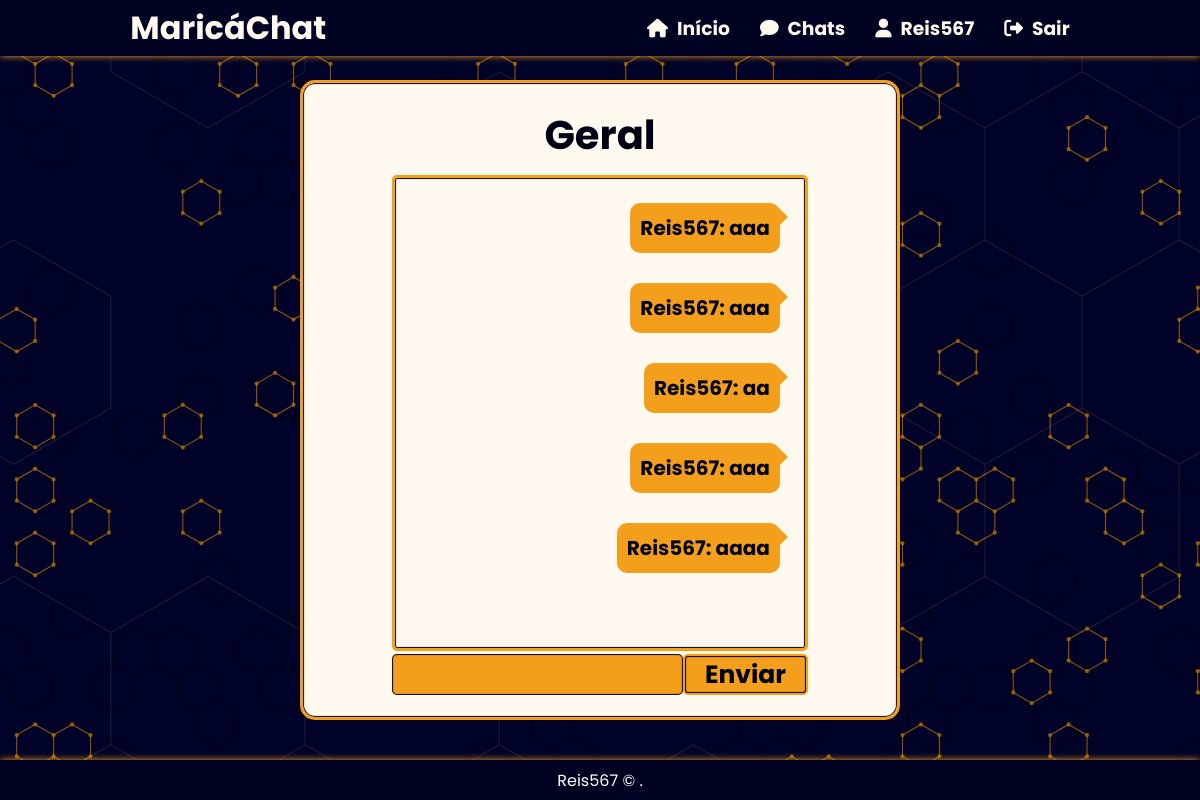
The page /chat/room/geral/ (signed in) on the database its author committed.
### chat/models.py (models this page shows, shortened)
class Room(models.Model):
    class Meta:
        verbose_name = 'Sala'
        verbose_name_plural = 'Salas'
    name = models.CharField(max_length=20)
    slug = models.SlugField(max_length=50)
    users = models.ManyToManyField(User)

class Message(models.Model):
    class Meta:
        verbose_name = 'Mensagem'
        verbose_name_plural = 'Mensagens'
    content = models.TextField()
    user = models.ForeignKey(User, on_delete=models.CASCADE)
    room = models.ForeignKey(Room, on_delete=models.CASCADE)
    created_on = models.DateTimeField(auto_now_add=True)
    def __str__(self):
        return f'{self.user.username}: {self.content}'  # Retorna o nome do usuário e o conteúdo da mensagem

### chat/views.py (the view)
# urls.py: path('room/<str:slug>/',views.room, name='room'),
@login_required
def room(request, slug):
    try:
        room_name = Room.objects.get(slug=slug).name
        messages = Message.objects.filter(room=Room.objects.get(slug=slug))
        user_profile = UserProfile.objects.get(user=request.user)
        username = user_profile.user.username
    except Room.DoesNotExist:
        return HttpResponse("A sala não existe.", status=404)
    return render(request,
                  "room.html",
            {
                "room_name":room_name,
                "slug":slug,
                'messages':messages,
                'user_name':username,
                'user_profile':user_profile})

### templates/room.html (shortened to what this page needs)
{% extends "base.html" %}
{% block content %}
<section class="chat_room">
      <div class="chat_room-content">
            <div class="chat_room-title">
                  <h1>{{ room_name }}</h1>
            </div>
            <div class="chat_room-messages" id="id_chat_item_container" style="font-size: 20px">
                {% if messages %}
                    {% for message in messages %}
                        <span class="{% if message.user.username == user_name %}chat_room-balao-eu{% else %}chat_room-balao-ele{% endif %}">
                          {{message}}
                        </span>
                    {% endfor %}
                {% endif %}
            </div>
            <div class="chat_room-actions">
                  <input type="text" id="id_message_send_input" />
                  <button type="submit" id="id_message_send_button">Enviar</button>
            </div>
      </div>
</section>
{% endblock %}

### templates/base.html (shortened to what this page needs)
{% load static %}
<!DOCTYPE html>
    <html>
    <head>
        <link rel="stylesheet"  href="{% static 'css/reset.css' %}">
        <link rel="stylesheet"  href="{% static 'css/style.css' %}">
    </head>
    <body>
        <header>
            <h1>
                <a href="{% url 'home' %}">MaricáChat</a></h1>
            <nav>
                <div class="nav-auth">
                    {% if user.is_authenticated %}
                        <div class="user-is-auth">
                            <h3>
                                <a href="{% url 'home' %}">
                                    <i class="icon-h fa-solid fa-house"></i>  Início</a>
                            </h3>
                            <h3>
                                <a href="{% url 'rooms' %}">
                                    <i class="icon-h fa-solid fa-comment"></i>  Chats</a>
                            </h3>
                            <h3>
                                <a href="{% url 'user_profile' %}">
                                    <i class="icon-h fa-solid fa-user"></i>
                                    {{user.username}}
                                </a>
                            </h3>
                            <h3>
                                <a href="{% url 'logout' %}">
                                 <i class="icon-h fa-solid fa-right-from-bracket"></i>  Sair</a>
                            </h3>
                        </div>
                    {% endif %}
                </div>
            </nav>
        </header>
            {% block content %}{% endblock %}
        <footer class="footer">
            <p><a href="https://github.com/reis567" target="_blank">Reis567</a> &copy; {{ year }}.</p>
        </footer>
    </body>
    </html>

### static/css/style.css (style rules this page uses)
:root { --prim-cl: #050850; --prim-stgr:#000222; --sec-cl: #F49F1C; --sec-stgr: #fbbd5f; --black:#000112; --white:#fff9f0; --ylw-shd: 0px 0px 10px var(--sec-cl); --ylw-shd-ltr: 0px 0px 7px var(--sec-cl); }
body { background-image: url('/static/img/bg.svg'); background-size: cover; width: 100%; height: 100%; font-family: 'Poppins', sans-serif; }
header { position: fixed; top: 0; width: 100%; height: 7vh; display: flex; justify-content: space-around; align-items: center; background-color: var(--prim-stgr); color: var(--white); box-shadow: var(--ylw-shd-ltr); }
header nav { display: flex; justify-content: space-around; gap: 30px; }
header a { color: var(--white); transition: .5s; }
.icon-h { margin-right: 5px; color: var(--white); transition: .5s; }
nav .nav-auth { display: flex; justify-content: space-around; gap: 30px; }
.user-is-auth { padding-left: 60px; display: flex; justify-content: space-around; gap: 30px; }
.footer { position: fixed; bottom: 0; width: 100%; height: 5vh; background-color: var(--prim-stgr); display: flex; justify-content: center; align-items: center; color: white; box-shadow: var(--ylw-shd-ltr); }
.footer a { color: white; transition: .5s; }
.chat_room { height: 100vh; width: 100vw; display: flex; justify-content: center; align-items: center; flex-direction: column; }
.chat_room-content { background: var(--white); width: 50%; height: 80%; display: flex; justify-content: center; align-items: center; flex-direction: column; color: var(--black); border: 3px solid var(--sec-cl); border-radius: 15px; box-shadow: var(--ylw-shd); box-shadow: inset 0 0 1px 1px var(--black); }
.chat_room-title h1 { font-size: 40px; margin-bottom: 10px; }
.chat_room-messages { width: 70%; height: 75%; display: flex; flex-direction: column; padding: 20px; gap: 20px; overflow-y: scroll; background: var(--white); border-radius: 5px; border: 3px solid var(--sec-cl); box-shadow: inset 0 0 1px 1px var(--black); }
.chat_room-messages { scrollbar-width: thin; scrollbar-color: var(--sec-stgr); }
.chat_room-actions { width: 70%; padding-top: 3px; display: flex; outline: none; height: 7%; }
.chat_room-actions input { width: 70%; background: var(--sec-cl); box-shadow: inset 0 0 1px 1px var(--black); border-radius: 5px; color: var(--black); font-weight: bolder; padding-left: 10px; outline: 0; }
.chat_room-actions button { cursor: pointer; font-weight: bolder; width: 30%; background: var(--sec-cl); border: 2px solid transparent; border-radius: 5px; color: var(--black); font-size: 25px; box-shadow: inset 0 0 1px 1px var(--black); }
.chat_room-balao-eu { background: var(--sec-cl); border-radius: 10px; position: relative; align-self: flex-end; padding: 10px; display: inline-block; max-width: 70%; word-wrap: break-word; margin: 5px; font-weight: bold; }
.chat_room-balao-eu::before { content: ''; position: absolute; border-left: 10px solid var(--sec-cl); border-right: 10px solid transparent; border-top: 10px solid transparent; border-bottom: 10px solid transparent; top: 4px; right: -18px; }

### rows shown on the page
Room: name "Geral"
Message: user+content "Reis567: aaa"
Message: user+content "Reis567: aaa"
Message: user+content "Reis567: aa"
Message: user+content "Reis567: aaa"
Message: user+content "Reis567: aaaa"

### other values the page prints
{{ user.username }} "Reis567"
